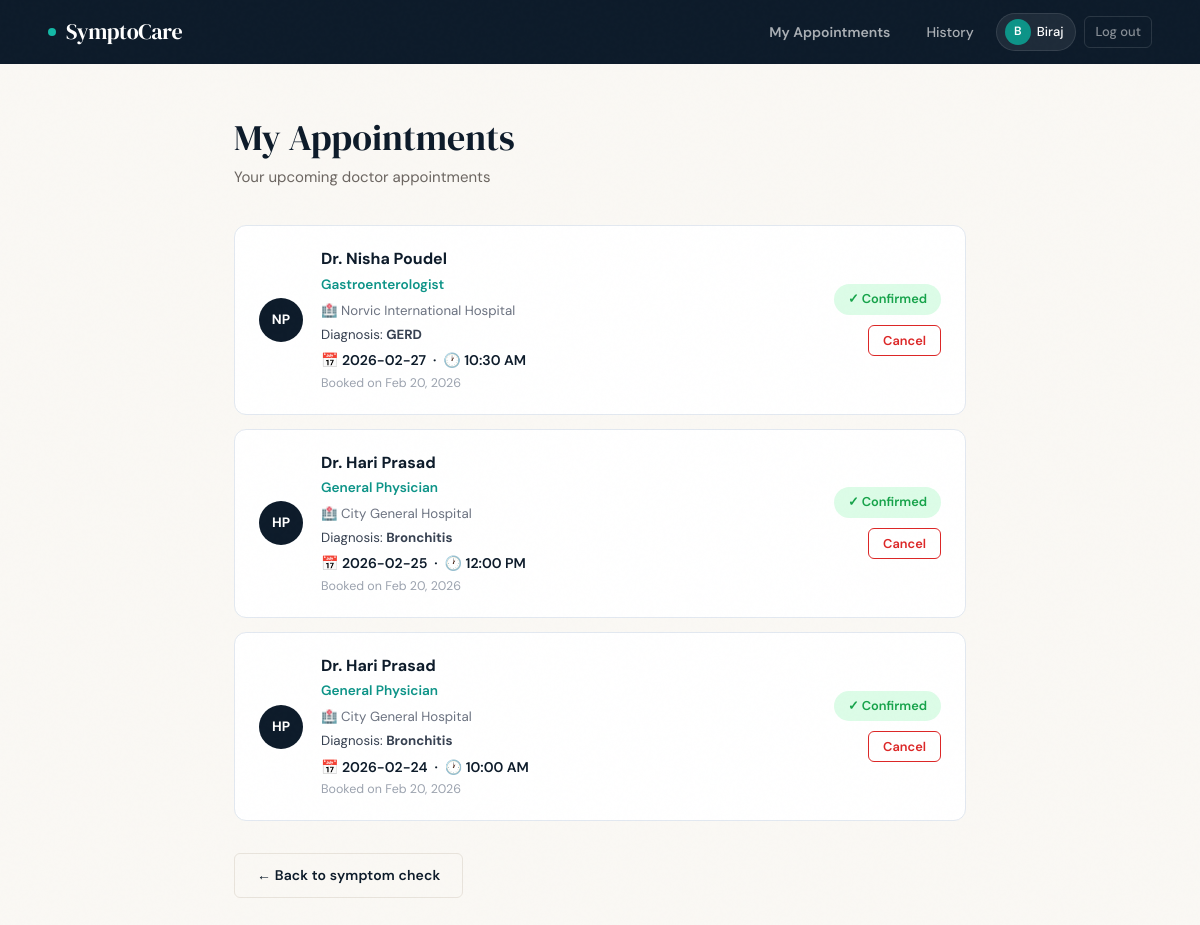
The app's page /appointments (signed in) with its own data.
### app.py (models this page shows)
class Appointment(db.Model):
    __tablename__ = 'appointments'
    id        = db.Column(db.Integer, primary_key=True)
    user_id   = db.Column(db.Integer, db.ForeignKey('users.id'), nullable=False)
    doctor_id = db.Column(db.Integer, db.ForeignKey('doctors.id'), nullable=False)
    disease   = db.Column(db.String(200))
    appt_date = db.Column(db.String(20))
    appt_time = db.Column(db.String(10))
    booked_at = db.Column(db.DateTime, default=datetime.utcnow)
    doctor    = db.relationship('Doctor', backref='appointments')
    user      = db.relationship('User', backref='appointments')

class Doctor(db.Model):
    __tablename__ = 'doctors'
    id        = db.Column(db.Integer, primary_key=True)
    name      = db.Column(db.String(120), nullable=False)
    specialty = db.Column(db.String(100), nullable=False)
    hospital  = db.Column(db.String(150))
    available = db.Column(db.Boolean, default=True)

### app.py (the view)
@app.route("/appointments")
@login_required
def appointments():
    appts=Appointment.query.filter_by(user_id=session['user_id']).order_by(Appointment.booked_at.desc()).all()
    return render_template("appointments.html",appointments=appts)

### app.py (called while the page is built)
def login_required(f):
    @wraps(f)
    def wrap(*a,**kw):
        if 'user_id' not in session: flash("Please log in.","warning"); return redirect(url_for('login'))
        return f(*a,**kw)
    return wrap

### templates/appointments.html (shortened to what this page needs)
<!DOCTYPE html>
<html lang="en">
<head>
  <link rel="stylesheet" href="{{ url_for('static', filename='style.css') }}">
</head>
<body>
  <nav class="navbar">
    <a href="{{ url_for('home') }}" class="navbar-brand" style="text-decoration:none;">
      <span class="dot"></span> SymptoCare
    </a>
    <div class="navbar-links">
      <a href="{{ url_for('appointments') }}" style="font-weight:600;">My Appointments</a>
      <a href="{{ url_for('history') }}">History</a>
      <div class="navbar-user">
        <div class="avatar">{{ session.username[0].upper() }}</div>
        {{ session.username }}
      </div>
      <a href="{{ url_for('logout') }}" class="btn-logout">Log out</a>
    </div>
  </nav>
  <div class="predict-layout">
    <div class="page-header">
      <h1>My Appointments</h1>
      <p>Your upcoming doctor appointments</p>
    </div>
    {% if appointments %}
    <div class="appt-list">
      {% for appt in appointments %}
      <div class="appt-card">
        <div class="doctor-avatar small">
          {{ appt.doctor.name.split()[1][0] }}{{ appt.doctor.name.split()[2][0] if appt.doctor.name.split()|length > 2 else '' }}
        </div>
        <div class="appt-info">
          <div class="appt-doctor-name">{{ appt.doctor.name }}</div>
          <div class="appt-specialty">{{ appt.doctor.specialty }}</div>
          <div class="appt-hospital">🏥 {{ appt.doctor.hospital }}</div>
          {% if appt.disease %}
          <div class="appt-disease">Diagnosis: <strong>{{ appt.disease }}</strong></div>
          {% endif %}
          <div class="appt-date">
            📅 {{ appt.appt_date }} &nbsp;·&nbsp; 🕐 {{ appt.appt_time }}
          </div>
          <div class="appt-booked">Booked on {{ appt.booked_at.strftime('%b %d, %Y') }}</div>
        </div>
        <div class="appt-status-col">
          <span class="appt-badge confirmed">✓ Confirmed</span>
          <form method="POST" action="{{ url_for('cancel_appointment', appt_id=appt.id) }}" style="margin-top:10px;">
            <button type="submit" class="btn-danger-sm"
              onclick="return confirm('Cancel and remove this appointment?')">Cancel</button>
          </form>
        </div>
      </div>
      {% endfor %}
    </div>
    {% else %}
    <div class="no-match">
      <h3>No appointments yet</h3>
      <p>Run a symptom check and book a doctor from the results page.</p>
      <a href="{{ url_for('predict') }}" class="btn btn-primary" style="margin-top:16px; display:inline-block;">Check Symptoms →</a>
    </div>
    {% endif %}
    <div style="margin-top:32px;">
      <a href="{{ url_for('predict') }}" class="btn btn-outline">← Back to symptom check</a>
    </div>
  </div>
</body>
</html>

### records on screen
Appointment: doctor.name "N", doctor.name.split|length "P", doctor.name "Dr. Nisha Poudel", doctor.specialty "Gastroenterologist", doctor.hospital "Norvic International Hospital", disease "GERD", appt_date "2026-02-27", appt_time "10:30 AM", booked_at "Feb 20, 2026"
Appointment: doctor.name "H", doctor.name.split|length "P", doctor.name "Dr. Hari Prasad", doctor.specialty "General Physician", doctor.hospital "City General Hospital", disease "Bronchitis", appt_date "2026-02-25", appt_time "12:00 PM", booked_at "Feb 20, 2026"
Appointment: doctor.name "H", doctor.name.split|length "P", doctor.name "Dr. Hari Prasad", doctor.specialty "General Physician", doctor.hospital "City General Hospital", disease "Bronchitis", appt_date "2026-02-24", appt_time "10:00 AM", booked_at "Feb 20, 2026"

### other values on screen
{{ session.username[0].upper() }} "B"
{{ session.username }} "Biraj"
